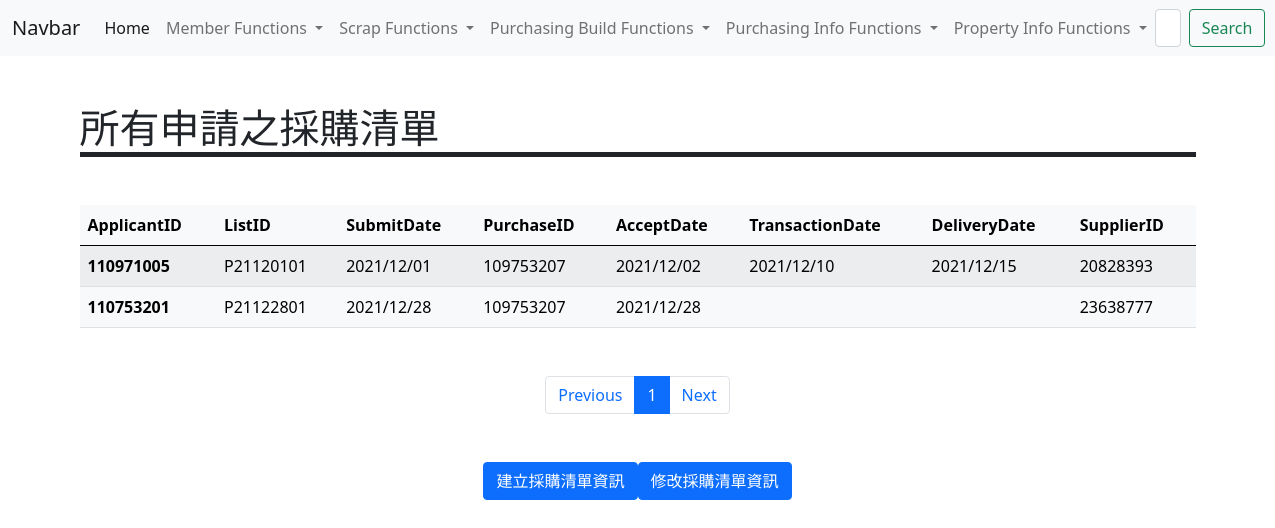
/pc_info/, run on the app's committed database.
### tables this page shows
CREATE TABLE "PurchasingInfo"(
	"Applicant_ID" [nchar](10) NULL DEFAULT "ex-member",
	"List_ID" [nchar](10) NOT NULL,
	"SubmitDate" [date] NULL,
	"Purchaser_ID" [nchar](10) NULL DEFAULT "ex-member",
	"AcceptDate" [date] NULL,
	"TransactionDate" [date] NULL,
	"DeliveryDate" [date] NULL,
	"Supplier_ID" [nchar](10) NULL,
	PRIMARY KEY("List_ID"),
	CONSTRAINT PurchInfoAPMemFK
		FOREIGN KEY ("Applicant_ID") REFERENCES Member(Member_ID)
			ON DELETE SET DEFAULT ON UPDATE Cascade,
	CONSTRAINT PurchInfoPCMemFK
		FOREIGN KEY ("Purchaser_ID") REFERENCES Member(Member_ID)
			ON DELETE SET DEFAULT ON UPDATE Cascade,
	FOREIGN KEY ("Supplier_ID") REFERENCES Supplier(Supplier_ID)
);

### view/purchase_info.py (the view)
@pc_info_app.route('/')
def index(): #show Purchasinginfo
    page = int(request.args.get('page') if request.args.get('page') else 1)
    each_page = 30
    connection  = engine.connect()
    query = db.select(func.count()).select_from(table_PurchasingInfo)
    proxy = connection.execute(query)
    total_pages = math.ceil(proxy.fetchall()[0][0]/each_page)
    query = db.select(table_PurchasingInfo).limit(each_page).offset((page-1)*each_page)
    proxy = connection.execute(query)
    results = proxy.fetchall()
    print(results[0].keys())
    connection.close()
    return render_template('Purchasinginfo_table.html',
                           page_header="所有申請之採購清單",
                           total_pages=total_pages,
                           outputs=results,
                           page=page)

### view/member_register.py (called while the page is built)
@event.listens_for(Engine, "connect")
def set_sqlite_pragma(dbapi_connection, connection_record):
    cursor = dbapi_connection.cursor()
    cursor.execute("PRAGMA foreign_keys=ON")
    cursor.close()

### view/purchase_build.py (called while the page is built)
@event.listens_for(Engine, "connect")
def set_sqlite_pragma(dbapi_connection, connection_record):
    cursor = dbapi_connection.cursor()
    cursor.execute("PRAGMA foreign_keys=ON")
    cursor.close()

### view/purchase_info.py (called while the page is built)
@event.listens_for(Engine, "connect")
def set_sqlite_pragma(dbapi_connection, connection_record):
    cursor = dbapi_connection.cursor()
    cursor.execute("PRAGMA foreign_keys=ON")
    cursor.close()

### templates/purchasinginfo_table.html (shortened to what this page needs)
{% extends "parts/base.html" %}
{% block page_content %}
{{ super() }}
<table class="table table-light table-striped table-hover mt-5">
    <thead>
      <tr>
        <th scope="col">ApplicantID</th>
        <th scope="col">ListID</th>
        <th scope="col">SubmitDate</th>
        <th scope="col">PurchaseID</th>
        <th scope="col">AcceptDate</th>
        <th scope="col">TransactionDate</th>
        <th scope="col">DeliveryDate</th>
        <th scope="col">SupplierID</th>
      </tr>
    </thead>
    <tbody>
        {% for col in outputs %}
        <tr>
            <th scope="row">{{ col['Applicant_ID'] }}</th>
            <td>{{ col['List_ID'] }}</td>
            <td>{{ col['SubmitDate'] }}</td>
            <td>{{ col['Purchaser_ID'] }}</td>
            <td>{{ col['AcceptDate'] }}</td>
            <td>{{ col['TransactionDate'] }}</td>
            <td>{{ col['DeliveryDate'] }}</td>
            <td>{{ col['Supplier_ID'] }}</td>
          </tr>
        {% endfor %}
    </tbody>
  </table>
<ul class="pagination  justify-content-center mt-5">
    <li class="page-item"><a class="page-link" href="/data-list?page={{ page-1 }}">Previous</a></li>
    {% for p in range(1,total_pages+1 ) %}
    <li class="page-item {{'active' if p==page else ''}}"><a class="page-link" href="/data-list?page={{p}}">{{ p }}</a></li>
    {% endfor %}
    <li class="page-item"><a class="page-link" href="/data-list?page={{ page+1 }}">Next</a></li>
</ul>
<ul class="pagination  justify-content-center mt-5">
  <li class="page-item">
    <form action="/pc_info/pcinfo_submit">
      <button class="btn btn-primary">建立採購清單資訊</button>
    </form>
  </li>
  <li class="page-item">
    <form action="/pc_info/pcinfo_edit">
      <button class="btn btn-primary">修改採購清單資訊</button>
    </form>
  </li>
</ul>
{% endblock page_content %}

### data on the page
PurchasingInfo: Applicant_ID "110971005", List_ID "P21120101", SubmitDate "2021/12/01", Purchaser_ID "109753207", AcceptDate "2021/12/02", TransactionDate "2021/12/10", DeliveryDate "2021/12/15", Supplier_ID "20828393"
PurchasingInfo: Applicant_ID "110753201", List_ID "P21122801", SubmitDate "2021/12/28", Purchaser_ID "109753207", AcceptDate "2021/12/28", Supplier_ID "23638777"

### other printed values
{{ page_header }} "所有申請之採購清單"
{{ p }} "1"
